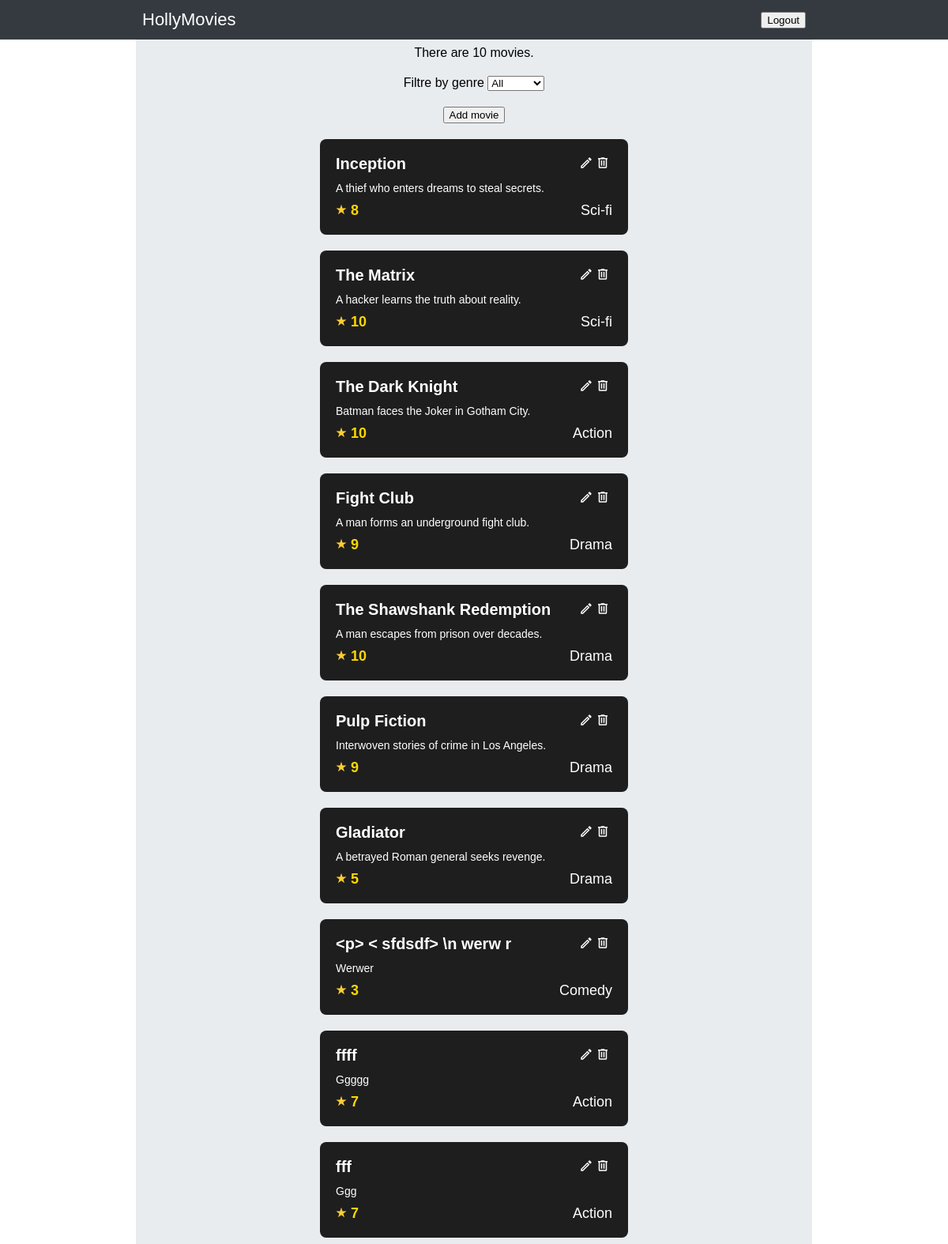
The page /movies/ (signed in) on the database as committed earlier.
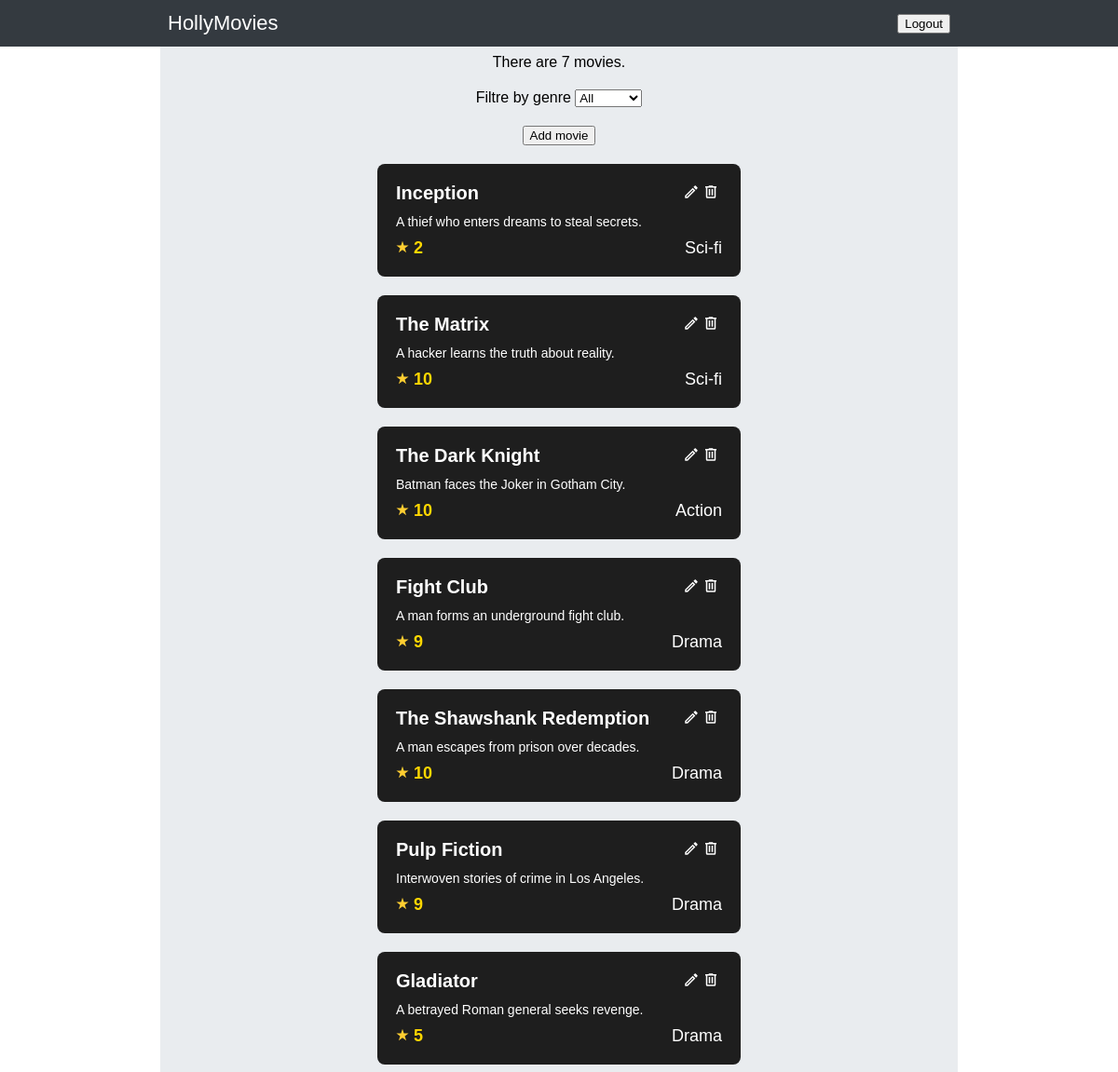
The same page on the database as committed later.
### viewer/models.py (models this page shows, shortened)
class Movie(Model):
    title = CharField(max_length=128)
    description = TextField()
    rating = IntegerField()
    released = DateField()
    created = DateTimeField(auto_now_add=True)
    genre = ForeignKey(Genre, on_delete=DO_NOTHING)

class Genre(Model):
    name = CharField(max_length=128)

### viewer/views.py (the view)
# urls.py: path('movies/', MoviesView.as_view(), name='movies'),
class MoviesView(LoginRequiredMixin, View):
    def get(self, request, genre=""):
        if genre and genre.lower() != 'all':
            movies=Movie.objects.filter(genre__name__iexact=genre)
        else:
            movies=Movie.objects.all()
        return render(
            request, template_name='movies.html',
            context={'object_list': movies , 'genres': Genre.objects.all(), 'genre_filter':genre}
        )

### viewer/templates/movies.html (shortened to what this page needs)
{% extends "base.html" %}
{% load static %}
{% block content %}
<link rel="stylesheet" href="../../static/styles/movies.css">
<div class="container">
    <div>There are {{object_list|length}} movie{{object_list|length|pluralize}}.</div>
    <form>
        <span>Filtre by genre</span>
        <select id="genre_filtre">
            <option value="All">All</option>
        </select>
    </form>
    <a href="{% url 'movie_create' %} ">
        <button class="Create_button">Add movie</button>
    </a>
    {% for movie in object_list %}
    <div class="movie-card">
        <div class="movie__title-trash">
            <div class="movie__title">{{movie.title}}</div>
            <div class="trash__edit__container">
                <div class="movie__edit__container">
                    <a href="{% url 'movie_update' movie.pk %}">
                    </a>
                </div>
                <div class="movie__trash__container">
                    <a href="{% url 'movie_delete' movie.pk %}">
                        <svg xmlns="http://www.w3.org/2000/svg" viewBox="0 0 24 24" class="movie__trash" fill="none">
                            <path
                                d="M9,3V4H4V6H5V19A2,2 0 0,0 7,21H17A2,2 0 0,0 19,19V6H20V4H15V3H9M7,6H17V19H7V6M9,8V17H11V8H9M13,8V17H15V8H13Z" />
                        </svg>
                    </a>
                </div>
            </div>
        </div>
        <div class="movie__description">{{movie.description}}</div>
        <div class="movie__rating-genre">
            <div class="movie__rating">
                <img src="../../static/images/star.svg" width="14" class="movie__star" />
                <span>{{movie.rating}}</span>
            </div>
            <div class="movie__genre">{{movie.genre.name}}</div>
        </div>
    </div>
    {% endfor %}
</div>
{% endblock %}

### viewer/templates/base.html
{% load static %}
<!DOCTYPE html>
<html>
    <head>
        <link rel="stylesheet" href="../../static/styles/base.css" ></link>
    </head>
    <body>
        <div class="navbar">
            <div class="navbar__container">
                <span class="navbar__title">HollyMovies</span>
                <a href="{% url 'logout' %}"><button>Logout</button></a>
            </div>
        </div>
        <div class="content">
            <div class="content__container">
                {% block content %}{% endblock %}
            </div>
        </div>
    </body>
</html>

### static/styles/base.css (style rules this page uses)
body { margin: 0; }
* { font-family: sans-serif; }
.navbar { width: 100%; height: 50px; display: flex; flex-direction: row; justify-content: center; background-color: #343a40; position: fixed; }
.navbar__container { width: 70%; display: flex; flex-direction: row; align-items: center; justify-content: space-between; }
.navbar__title { font-size: 22px; color: white; }
.content { width: 100%; height: auto; display: flex; flex-direction: column; align-items: center; }
.content__container { width: 70%; min-width: 300px; margin-top: 50px; padding: 8px; background-color: #e9ecef; }

### static/styles/movies.css (style rules this page uses)
.container { width: 100%; min-width: auto; display: flex; flex-direction: column; align-items: center; gap: 20px; }
.movie-card { width: 350px; height: inherit; background: #1e1e1e; padding: 20px; border-radius: 8px; color: white; display: flex; flex-direction: column; gap: 10px; }
.movie__title { font-size: 20px; font-weight: bold; }
.movie__description { font-size: 14px; }
.movie__rating-genre { display: flex; flex-direction: row; justify-content: space-between; font-size: 18px; }
.movie__rating { font-weight: bold; color: gold; }
.movie__genre { border-radius: 5px; }
.movie__trash__container { width: 24px; height: 24px; display: flex; justify-content: center; align-items: center; }
.movie__trash { width: 18px; fill: rgb(255, 255, 255); transition: width 0.2s linear; }
.movie__title-trash { height: 24px; display: flex; flex-direction: row; justify-content: space-between; }
.movie__edit { width: 18px; fill: rgb(255, 255, 255); transition: width 0.2s linear; }
.trash__edit__container { display: flex; justify-content: flex-end; align-items: center; }

Rows that differ between the two databases and show on the page:
removed Movie: title "<p> < sfdsdf> \\n werw r", description "Werwer", rating "3", genre.name "Comedy"
removed Movie: title "ffff", description "Ggggg", rating "7", genre.name "Action"
removed Movie: title "fff", description "Ggg", rating "7", genre.name "Action"
changed Movie "Inception": rating "8" → "2"
Other text that changed with them:
{{ object_list|length }}: "10" → "7"
